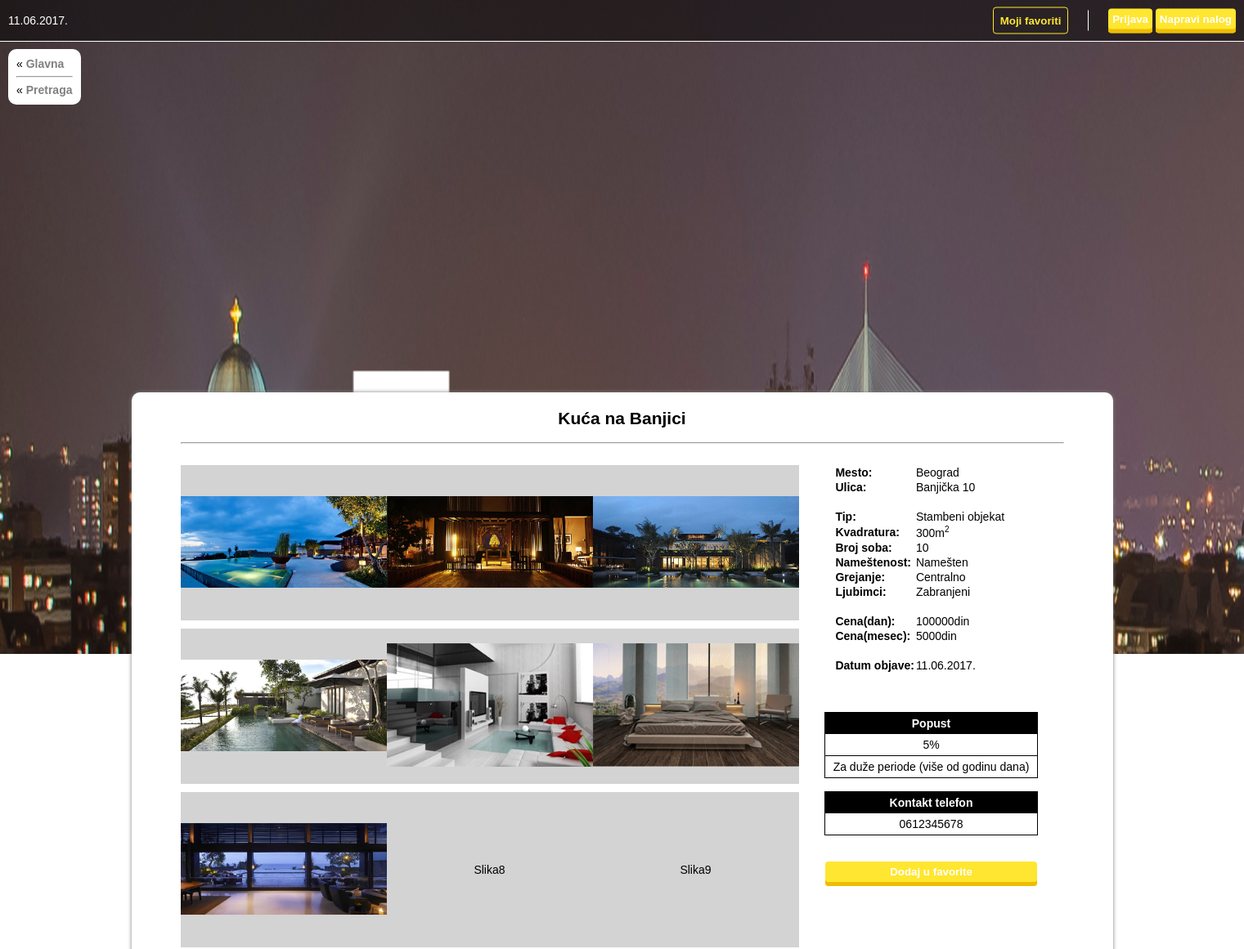
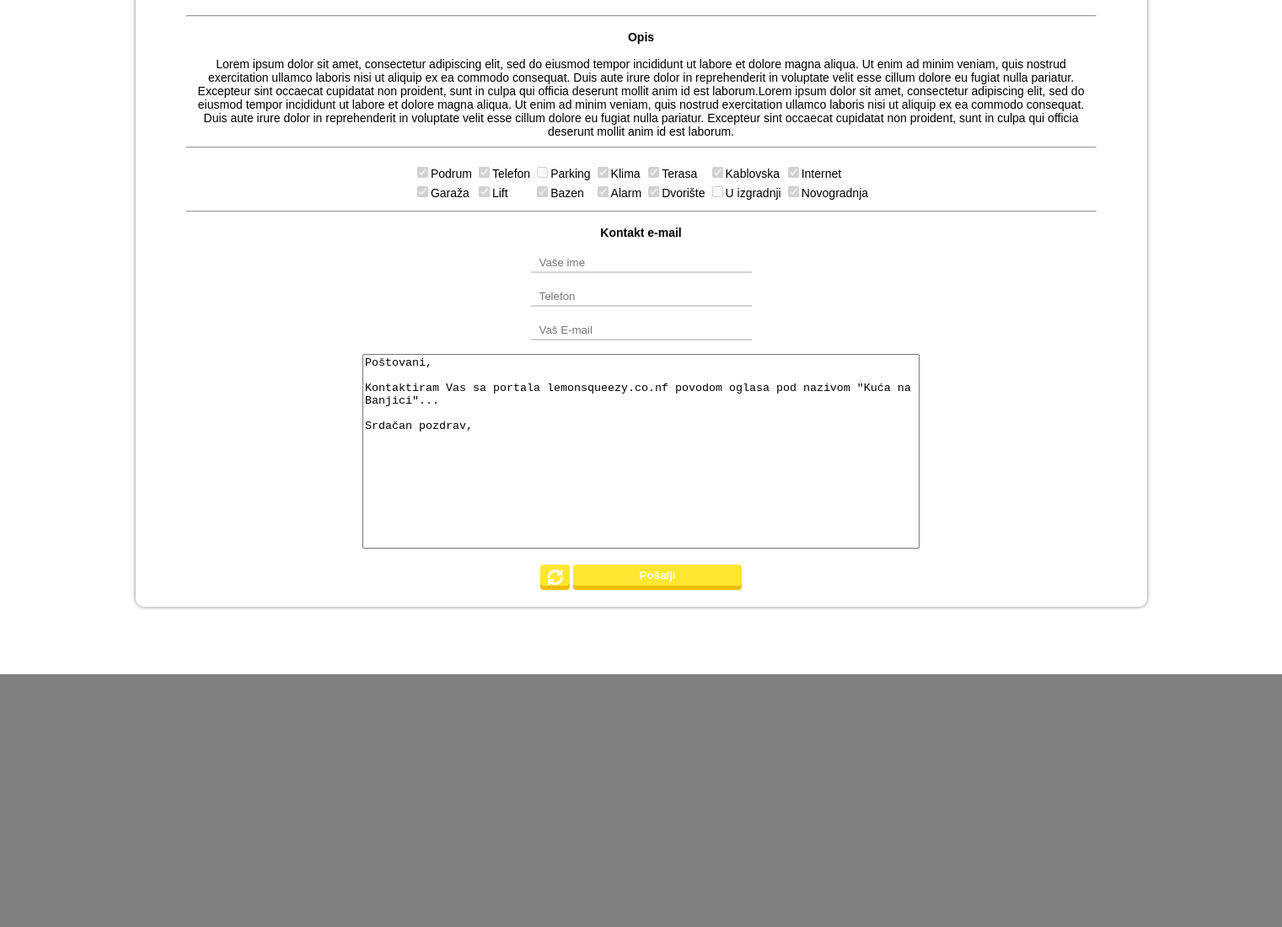
The app's page /oglasi/29 with its own data (2 pictures, top to bottom).
### tables this page shows
CREATE TABLE `oglas` (
  `id` int(11) NOT NULL,
  `Naziv` varchar(128) NOT NULL,
  `Mesto` varchar(30) NOT NULL,
  `Ulica` varchar(50) NOT NULL,
  `Cena1Dan` double NOT NULL,
  `CenaMesec` double NOT NULL,
  `Kvadratura` int(11) NOT NULL,
  `Tip` varchar(16) NOT NULL,
  `BrSoba` double NOT NULL,
  `Namestenost` varchar(12) NOT NULL,
  `Grejanje` varchar(12) NOT NULL,
  `Ljubimci` varchar(12) NOT NULL,
  `KontaktTelefon` varchar(12) NOT NULL,
  `DatumObjave` timestamp NOT NULL DEFAULT CURRENT_TIMESTAMP ON UPDATE CURRENT_TIMESTAMP,
  `Opis` mediumtext NOT NULL,
  `Podrum` tinyint(1) NOT NULL,
  `Parking` tinyint(1) NOT NULL,
  `Garaza` tinyint(1) NOT NULL,
  `Klima` tinyint(1) NOT NULL,
  `Terasa` tinyint(1) NOT NULL,
  `Kablovska` tinyint(1) NOT NULL,
  `Internet` tinyint(1) NOT NULL,
  `Telefon` tinyint(1) NOT NULL,
  `Lift` tinyint(1) NOT NULL,
  `Bazen` tinyint(1) NOT NULL,
  `Alarm` tinyint(1) NOT NULL,
  `Dvoriste` tinyint(1) NOT NULL,
  `Uizgradnji` tinyint(1) NOT NULL,
  `Novogradnja` tinyint(1) NOT NULL,
  `Status` varchar(12) NOT NULL,
  `idKorisnika` int(11) NOT NULL
);

CREATE TABLE `slika` (
  `id` int(11) NOT NULL,
  `idOglas` int(11) NOT NULL,
  `Ime` varchar(40) NOT NULL
);

CREATE TABLE `popust` (
  `id` int(11) NOT NULL,
  `idOglas` int(11) NOT NULL,
  `Iznos` int(11) NOT NULL,
  `Razlog` varchar(50) NOT NULL
);

### app/controllers/Controller.php (called while the page is built, shortened)
<?php
	class Controller {
		function model($model) {
			return new $model();
		}
		function view($view, $data = []) {
			require_once $_SERVER['DOCUMENT_ROOT'] . "/psi/app/views/" . $view . ".php";
		}
	}

### app/controllers/addController.php (called while the page is built, shortened)
<?php
	require_once 'Controller.php';
	class AddController extends Controller {
		private $conn;
		function __construct() {
			$this->conn = $conn;
		}
		function adPage($id) {
			$user = $this->model("User");
			mysqli_autocommit($this->conn, FALSE);
			try {
				$add = $this->model("Add");
				$ad = $add->getAdd($this->conn, $id);
				$row = $add->checkPermAndRedirect($ad);
				$useremail = $user->getEmail($this->conn, $row['idKorisnika']);
				$img = $this->model("Image");
				$images = $img->getImages($this->conn, $id);
				$sale = $this->model("Sale");
				$s = $sale->getSale1($this->conn, $id);
				mysqli_commit($this->conn);
				$this->view("oglasView", array("ad_row"=>$row, "images"=>$images, "sale"=>$s, "useremail"=>$useremail));
			} catch (Exception $e) {
				mysqli_rollback($this->conn);
				echo $e->getMessage();
			}
		}
	}
?>

### generator.php (called while the page is built)
<?php
	require_once "app/controllers/addController.php";
	$cont = new AddController();
	$cont->adPage($id);
?>

### oglasi/29/index.php (called while the page is built)
<?php
 $id = 29; include('../../generator.php'); ?>

### app/models/Add.php (called while the page is built, shortened)
<?php
	class Add {
		function getAdd($conn, $id) {
			$sql = "SELECT * FROM oglas WHERE id = ?";
			$stmt = $conn->prepare($sql);
			$stmt->bind_param('i', $id);
			if (!$stmt->execute()) throw new Exception("Dohvatanje oglasa (id: $id) nije uspelo.");
			$result = $stmt->get_result();
			return $result;
		}
	}
?>

### app/models/Image.php (called while the page is built, shortened)
<?php
	class Image {
		function getImages($conn, $idOglas) {
			$sql = "SELECT id, Ime FROM slika WHERE idOglas = ?";
			$stmt = $conn->prepare($sql);
			$stmt->bind_param('i', $idOglas);
			if (!$stmt->execute()) throw new Exception("Nije uspelo dohvatanje slika za oglas (id: $idOglas).");
			$result = $stmt->get_result();
			return $result;
		}
	}
?>

### app/models/Sale.php (called while the page is built, shortened)
<?php
	class Sale {
		function getSale1($conn, $idOglas) {
			$sql = "SELECT id, Iznos, Razlog FROM popust WHERE idOglas = ?";
			$stmt = $conn->prepare($sql);
			$stmt->bind_param('i', $idOglas);
			if (!$stmt->execute()) throw new Exception("Dohvatanje popusta nije uspelo");
			$result = $stmt->get_result();
			return $result;
		}
	}
?>

### app/views/oglasView.php (the view, shortened to what this page needs)
<?php
	$row = $data['ad_row'];
	$slike = $data['images'];
	$brslika = $slike->num_rows;
	$s = $data['sale'];
	$sale = $s->num_rows;
	$s = $s->fetch_assoc();
?>
<!DOCTYPE html>
<html>
<head>
	<link rel="stylesheet" type="text/css" href="../../css/oglas.css">
</head>
<body id="body">
	<div id="logo-holder">
		<div style="position: relative; left: -50%; width: 100%; height: 100%;">
			<a href="../../"><img src="../../images/logo.png" height="100%" width="auto" title="Logo"></a>
		</div>
	</div>
	<div id="backhome">
		<div id="home">&laquo; <a href="../../">Glavna</a></div><hr>
		<div id="home">&laquo; <a href="../../pretraga.php">Pretraga</a></div>
	</div>
	<div id="info-bar">
		<div id="date" class="middle"><?php echo date("d.m.Y."); ?></div>
		<div id="button-holder" class="middle">
			<a href="../../favoriti.php" title="Moji favoriti"><button id="favoriti">Moji favoriti</button></a>
			<?php
			if (isset($_SESSION['username'])) {
				if ($_SESSION['userisadmin'] == 0) echo '<a href="../../nalog.php" title="Moj nalog"><button class="button">Moj nalog</button></a>&nbsp;';
				else echo '<a href="../../admin.php" title="Moj nalog"><button class="button">Moj nalog</button></a>&nbsp;';
				echo '<a href="../../logout.php" title="Odjava sa mog naloga"><button class="button">Odjava</button></a>';
			}
			else {
				echo '<a href="../../login.php" title="Prijava na nalog"><button class="button">Prijava</button></a>&nbsp;';
				echo '<a href="../../registracija.php" title="Kreiranje novog naloga"><button class="button">Napravi nalog</button></a>';
			}
			?>
		</div>
	</div>
	<div id="wrapper">
		<div id="wrapper-inner">
			<h2 style="margin-top: 0"><?php echo $row['Naziv']; ?></h2>
			<hr style="margin-left: 5%;margin-right: 5%; margin-top: 10px; margin-bottom: 0"><br>
			<div style="margin-left: 5%; margin-right: 5%; margin-top: 10px;">
				<div id="image-holder">
<?php
	for ($i = 0; $i < 9; $i++) {
		$j = $i + 1;
		if ($i%3 == 0) {
			echo "<div class='row'>";
			echo "<table>";
			echo "<tr style='height: 100%;'>";
		}
		if ($i < $brslika) {
			$sl = $slike->fetch_assoc();
			$slika = $sl['Ime'];
			echo "<td><a target='_blank' href='./slike/$slika'><img src='./slike/$slika'></a></td>";
		} else echo "<td><span class='center'>Slika$j</span></td>";
		if (($i+1)%3 == 0) {
			echo "</tr>";
			echo "</table>";
			echo "</div>";
		}
	}
?>
				</div><div id="info-holder">
					<center>
						<table style="margin-left: 10px" cellspacing="0">
							<tr><td width="40%"><b>Mesto:</b></td><td width="60%"><?php echo $row['Mesto']; ?></td></tr>
							<tr><td><b>Ulica:</b></td><td><?php echo $row['Ulica']; ?></td></tr>
							<tr><td>&nbsp;</td><td></td></tr>
							<tr><td><b>Tip:</b></td><td><?php echo $row['Tip']; ?></td></tr>
							<tr><td><b>Kvadratura:</b></td><td><?php echo $row['Kvadratura']; ?>m<sup style="font-size: 10px">2</sup></td></tr>
							<tr><td><b>Broj soba:</b></td><td><?php echo $row['BrSoba']; ?></td></tr>
							<tr><td><b>Nameštenost:</b></td><td><?php echo $row['Namestenost']; ?></td></tr>
							<tr><td><b>Grejanje:</b></td><td><?php echo $row['Grejanje']; ?></td></tr>
							<tr><td><b>Ljubimci:</b></td><td><?php echo $row['Ljubimci']; ?></td></tr>
							<tr><td>&nbsp;</td><td></td></tr>
							<tr><td><b>Cena(dan):</b></td><td><?php echo $row['CenaMesec']; ?>din</td></tr>
							<tr><td><b>Cena(mesec):</b></td><td><?php echo $row['Cena1Dan']; ?>din</td></tr>
							<tr><td>&nbsp;</td><td></td></tr>
							<tr><td><b>Datum objave:</b></td><td><?php echo date("d.m.Y.", strtotime($row['DatumObjave'])); ?></td></tr>
						</table><br><br><br>
						<div class="special-table">
							<div class="special-row special-header"><b>Popust</b></div>
							<div class="special-row" style="border-bottom: 1px solid black"><?php if ($sale == 1) echo $s['Iznos']."%"; else echo "-";?></div>
							<div class="special-row"><?php if ($sale == 1) echo $s['Razlog']; else echo "-";?></div>
						</div><br>
						<div class="special-table">
							<div class="special-row special-header"><b>Kontakt telefon</b></div>
							<div class="special-row"><?php echo $row['KontaktTelefon'];?></div>
						</div><br><br>
						<button class="button" title="Dodaj u favorite" style="width: 80%" onclick="putinfo(this, <?php echo $row['id']; ?>)">Dodaj u favorite</button>
					</center>
				</div>
			</div>
			<hr style="margin-left: 5%;margin-right: 5%; margin-top: 10px; margin-bottom: 0"><br>
			<div style="margin-left: 5%; margin-right: 5%;">
				<div><b>Opis</b></div><br>
				<span>
					<?php echo $row['Opis']; ?>
				</span>
			</div>
			<hr style="margin-left: 5%;margin-right: 5%; margin-top: 10px; margin-bottom: 0"><br>
			<div style="margin-left: 5%; margin-right: 5%;">
				<table style="text-align: left; margin: 0 auto;" >
					<tr>
						<td><label><input type="checkbox" name="cellar" <?php if ($row['Podrum']) echo "checked";?> disabled>Podrum</label></td>
						<td><label><input type="checkbox" name="phone" <?php if ($row['Telefon']) echo "checked";?> disabled>Telefon</label></td>
						<td><label><input type="checkbox" name="parking" <?php if ($row['Parking']) echo "checked";?> disabled>Parking</label></td>
						<td><label><input type="checkbox" name="air_condition" <?php if ($row['Klima']) echo "checked";?> disabled>Klima</label></td>
						<td><label><input type="checkbox" name="terrace" <?php if ($row['Terasa']) echo "checked";?> disabled>Terasa</label></td>
						<td><label><input type="checkbox" name="cable" <?php if ($row['Kablovska']) echo "checked";?> checked disabled>Kablovska</label></td>
						<td><label><input type="checkbox" name="internet" <?php if ($row['Internet']) echo "checked";?> checked disabled>Internet</label></td>
					</tr>
					<tr>
						<td><label><input type="checkbox" name="garage" <?php if ($row['Garaza']) echo "checked";?> disabled>Garaža</label></td>
						<td><label><input type="checkbox" name="lift" <?php if ($row['Lift']) echo "checked";?> checked disabled>Lift</label></td>
						<td><label><input type="checkbox" name="pool" <?php if ($row['Bazen']) echo "checked";?> disabled>Bazen</label></td>
						<td><label><input type="checkbox" name="alarm" <?php if ($row['Alarm']) echo "checked";?> disabled>Alarm</label></td>
						<td><label><input type="checkbox" name="yard" <?php if ($row['Dvoriste']) echo "checked";?> disabled>Dvorište</label> </td>
						<td><label><input type="checkbox" name="in_construction" <?php if ($row['Uizgradnji']) echo "checked";?> disabled>U izgradnji</label></td>
						<td><label><input type="checkbox" name="recent" <?php if ($row['Novogradnja']) echo "checked";?> disabled>Novogradnja</label></td>
					</tr>
				</table>
			</div>
			<hr style="margin-left: 5%;margin-right: 5%; margin-top: 10px; margin-bottom: 0"><br>
			<center>
				<form name="mail">
					<div><b>Kontakt e-mail</b></div><br>
					<input type="text" name="email_name" placeholder="Vaše ime" style="width: 250px" required><br><br>
					<input type="text" name="email_phone" placeholder="Telefon" style="width: 250px" required><br><br>
					<input type="text" name="email_email" placeholder="Vaš E-mail" style="width: 250px" required><br><br>
					<textarea name="email_comment" class="valid" cols="80" rows="15" style="resize: none">
Poštovani,
Kontaktiram Vas sa portala lemonsqueezy.co.nf povodom oglasa pod nazivom "<?php echo $row['Naziv']; ?>"...
Srdačan pozdrav,
					</textarea><br><br>
					<div>
						<input class="button" type="reset" value=""></input>
						<input class="button" type="button" onclick="sendmail('<?php echo $row['Naziv']." (id: ".$row['id'].")"; ?>')" value="Pošalji" style="vertical-align: top; width: 200px;"></input>
					</div>
				</form>
			</center>
		</div>
	</div>
	<footer></footer>
</body>
</html>

### css/oglas.css (style rules this page uses)
body { margin: 0; padding: 0; background-color: gray; background-image: url('../images/belgrade.jpg'); background-repeat: no-repeat; -webkit-background-size: cover; -moz-background-size: cover; -o-background-size: cover; background-size: cover; background-size: 100% 100%; background-attachment: fixed; font-family: arial; font-size: 14px; }
.button { padding: 5px; padding-bottom: 10px; color: white; cursor: pointer; border-radius: 4px; font-family: arial; font-weight: 900; border: none; box-shadow: inset 0px -5px #edbd02; -webkit-box-shadow: inset 0px -5px #edbd02; background-color: #ffe630; }
#info-bar { position: absolute; top: 0; left: 0; width: 100%; height: 50px; background-color: rgba(0,0,0, 0.5); border-bottom: 1px solid white; }
#date { left: 10px; color: white; }
#button-holder { display: inline-block; right: 10px; }
#button-holder a { vertical-align: middle; }
#favoriti { background-color: transparent; background-repeat: no-repeat; cursor:pointer; overflow: hidden; outline:none; vertical-align: middle; border: 1px solid #ffe630; border-radius: 4px; padding: 8px; color: #ffe630; font-weight: bold; }
footer { height: 300px; background-color: gray; }
#wrapper { margin-top: 60vh; position: relative; padding-bottom: 10vh; }
#wrapper-inner { margin: 0 auto; box-shadow: 0px 0px 5px gray; z-index: 100; position: relative; width: 80%; max-width: 1200px; min-width: 900px; background-color: white; border-radius: 10px; padding-top: 20px; padding-bottom: 20px; text-align: center; }
#logo-holder { height: 40%; position: absolute; top: 15%; left: 50%; }
#backhome { position: absolute; top: 60px; left: 10px; background-color: white; border-radius: 10px; display: inline-block; padding: 10px; }
#home { position: relative; }
#home a { color: gray; font-weight: bolder; text-decoration: none; }
.center { position: absolute; top: 50%; left: 50%; transform: translate(-50%, -50%); -webkit-transform: translate(-50%, -50%); -moz-transform: translate(-50%, -50%); -o-transform: translate(-50%, -50%); }
.middle { position: absolute; top: 50%; transform: translate(0, -50%); -webkit-transform: translate(0, -50%); -moz-transform: translate(0, -50%); -o-transform: translate(0, -50%); }
#image-holder { width: 70%; height: 600px; display: inline-block; vertical-align: top; }
#info-holder { width: 30%; height: 600px; text-align: left; display: inline-block; vertical-align: top; }
#image-holder .row { height: 190px; margin-bottom: 10px; }
#image-holder .row table { width: 100%; margin: 0; height: 100%; border-spacing: 0; border-collapse: collapse; }
#image-holder .row table td { background-color: lightgray; padding: 0; position: relative; width: 31%; height: 100%; }
#image-holder .row table td img { max-width: 100%; }
.special-table { border: 1px solid black; width: 80%; }
.special-table .special-row { padding: 5px 0 5px 0; }
.special-table .special-header { background-color: black; color: white; }
input[type=reset] { background-image: url('../images/refreshicon.svg'); background-position: center 4.5px; background-size: 20px 20px; background-repeat: no-repeat; padding-left: 30px; vertical-align: middle; }
input { border-radius: 0; }
input[type=text], input[type=number] { border: none; height: 20px; padding-left: 10px; border-bottom: 2px solid lightgray; background-color: white; }

### records on screen
oglas: Naziv "Kuća na Banjici", Mesto "Beograd", Ulica "Banjička 10", Tip "Stambeni objekat", Kvadratura "300", BrSoba "10", Namestenost "Namešten", Grejanje "Centralno", Ljubimci "Zabranjeni", CenaMesec "100000", Cena1Dan "5000", DatumObjave "11.06.2017.", KontaktTelefon "0612345678", Opis "Lorem ipsum dolor sit amet, consectetur adipiscing elit, sed do eiusmod tempor incididunt ut labore et dolore magna aliqua. Ut enim ad minim veniam, quis nostrud exercitation ullamco laboris nisi ut aliquip ex ea commodo consequat. Duis aute irure dolor in reprehenderit in voluptate velit esse cillum dolore eu fugiat nulla pariatur. Excepteur sint occaecat cupidatat non proident, sunt in culpa qui officia deserunt mollit anim id est laborum.Lorem ipsum dolor sit amet, consectetur adipiscing elit, sed do eiusmod tempor incididunt ut labore et dolore magna aliqua. Ut enim ad minim veniam, quis nostrud exercitation ullamco laboris nisi ut aliquip ex ea commodo consequat. Duis aute irure dolor…", Podrum "☑", Telefon "☑", Klima "☑", Terasa "☑", Kablovska "☑", Internet "☑", Garaza "☑", Lift "☑", Bazen "☑", Alarm "☑", Dvoriste "☑", Novogradnja "☑", email_comment "Poštovani, Kontaktiram Vas sa portala lemonsqueezy.co.nf povodom oglasa pod nazivom \"Kuća na Banjici\"... Srdačan pozdrav,"
slika: Ime (picture)
slika: Ime (picture)
slika: Ime (picture)
slika: Ime (picture)
slika: Ime (picture)
slika: Ime (picture)
slika: Ime (picture)
popust: Iznos "5", Razlog "Za duže periode (više od godinu dana)"

### other values on screen
$j "8"
$j "9"
